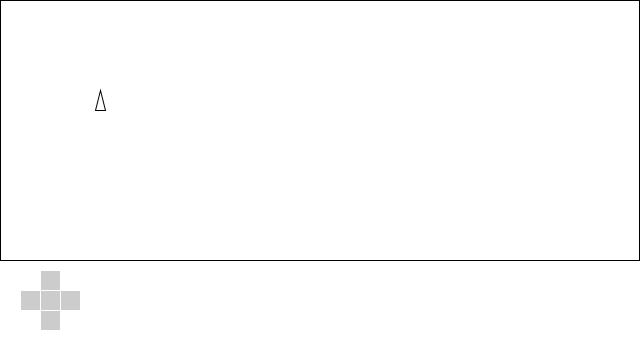
Frame 1 (no input)
Frame 60 (the mouse pressed at the canvas centre just before this capture): identical to frame 1, image omitted
Frame 120 (the mouse held since frame 60 and released just before this capture): identical to frame 1, image omitted

The Processing sketch that drew this single still picture (run headless with seeded random() and noise(); from frame 60 on, the mouse is pressed at the canvas centre):

// Processing sketch: processing_143104
// ── processing_143104.pde

/**

You are looking at a prototype, which might not do much!

This ultimately will be a simulation of a childhood game played. 

It was a two man game with a rotating starship with shields, lazers, asteriods

Can't find anything out there like it, so will make a prototype, and then a Unity3D or PlayN version

plus, every good programmer needs to make at least 1 good game in their lifetime...
*/

/*

For onscreen controls, would like to use ControlP5, but that is implemented in Java...

Need a box background, where the ship re-appears
Rotate, velocity, accelleration (don't use Physics library, as need to control)
Shoot, shields, move forward
Create object with PShape

Steps: 
Create sprite; done
accelatation; done
key movements; done
rotation; done
movement in direction facing; done
actual key buttons; done
onscreen controls; done
actual object
collision detection
shooting
shields
asteriods


*/

Ship shipA; 
int controls = 100; 
int verticalBound; 
color buttoncolor = color(204);
color highlight = color(153);
RectButton btnAShoot; 
RectButton btnAThruster; 
RectButton btnALeft; 
RectButton btnARight; 
RectButton btnAShield; 
boolean mouseDown = false; 
/** to simplify updates and display */
ArrayList<Button> buttons; 


void setup(){
  size(640, 360); 
  verticalBound = height - controls; 
  shipA = new Ship(100, 100); 
  buttons = new ArrayList<Button>(); 
  
  btnAShoot = new RectButton(40, verticalBound +10, 20, buttoncolor, highlight); 
  btnALeft = new RectButton(20, verticalBound +30, 20, buttoncolor, highlight); 
  btnAShield = new RectButton(40, verticalBound +30, 20, buttoncolor, highlight); 
  btnARight = new RectButton(60, verticalBound +30, 20, buttoncolor, highlight); 
  btnAThruster = new RectButton(40, verticalBound +50, 20, buttoncolor, highlight);   
 
  buttons.add(btnAShield); 
  buttons.add(btnAShoot); 
  buttons.add(btnALeft); 
  buttons.add(btnARight); 
  buttons.add(btnAThruster); 
  
}

void draw(){
  background(255); 
  // world boundary
  rect(0, 0, width-1, verticalBound); 
  if (frameCount%8==0) { // need a way to reset the acceleration after a timer, or reduce first
    shipA.halfAccelerate(); 
    
  } 
 shipA.update(); 
 shipA.display(); 
 handleControls(); 

  
 
  
}

void handleControls(){
  for(int x = 0; x < buttons.size(); x++){
    buttons.get(x).update(); 
    buttons.get(x).display();  
  }
 
  // additional trigger for mouse controls
  if (mouseDown ){
    if (frameCount%2==0){
     if(btnAThruster.pressed()){
       shipA.thruster(-0.0125);
     } 
    }
    if (frameCount%2==0){ // slightly faster
     if(btnALeft.pressed()){
     shipA.increaseRotation(-0.07); 
   } 
   if(btnARight.pressed()){
     shipA.increaseRotation(0.07); 
   } 
    }
  }
   
   
  
}

void mouseReleased(){
 mouseDown = false;   
}

void mousePressed(){
 mouseDown = true;   
}

void keyPressed(){
  
  if (key == 'a'){
   shipA.increaseRotation(-0.15);  
  } if (key == 'd'){
   shipA.increaseRotation(0.15);  
  } if (key == 'x') {
    shipA.thruster(-0.05); 
  }
  
    
}

  

/**
From http://processingjs.org/learning/topic/buttons/

Changes: popstyle, over as boolean

TODO: perhaps integrate with GUIDO event management for GUI
*/
class Button

{

  int x, y;
  int size;
  color basecolor, highlightcolor;
  color currentcolor;
  boolean overBoolean = false;
  boolean pressed = false;   
  boolean locked = false; 

  void update() 
  {
     if(over()) {
      currentcolor = highlightcolor;
    } 
    else {
      currentcolor = basecolor;
    }
  }



  boolean pressed() 

  {

    if(overBoolean) {

      locked = true;

      return true;

    } 

    else {

      locked = false;

      return false;

    }    

  }



  boolean over() 

  { 

    return overBoolean; 

  }



  boolean overRect(int x, int y, int width, int height) 

  {

    if (mouseX >= x && mouseX <= x+width && 

      mouseY >= y && mouseY <= y+height) {

      return true;

    } 

    else {

      return false;

    }

  }



  boolean overCircle(int x, int y, int diameter) 

  {

    float disX = x - mouseX;

    float disY = y - mouseY;

    if(sqrt(sq(disX) + sq(disY)) < diameter/2 ) {

      return true;

    } 

    else {

      return false;

    }

  }
  
  void display(){
   // will be overridden 
  }



}



class CircleButton extends Button

{ 

  CircleButton(int ix, int iy, int isize, color icolor, color ihighlight) 

  {

    x = ix;

    y = iy;

    size = isize;

    basecolor = icolor;

    highlightcolor = ihighlight;

    currentcolor = basecolor;

  }



  boolean over() 

  {

    if( overCircle(x, y, size) ) {

      overBoolean = true;

      return true;

    } 

    else {

      overBoolean = false;

      return false;

    }

  }



  void display() 

  {
    pushStyle(); 
    stroke(255);

    fill(currentcolor);

    ellipse(x, y, size, size);
    popStyle(); 
  }

}



class RectButton extends Button

{

  RectButton(int ix, int iy, int isize, color icolor, color ihighlight) 

  {

    x = ix;

    y = iy;

    size = isize;

    basecolor = icolor;

    highlightcolor = ihighlight;

    currentcolor = basecolor;

  }



  boolean over() 

  {

    if( overRect(x, y, size, size) ) {

      overBoolean = true;

      return true;

    } 

    else {

      overBoolean = false;

      return false;

    }

  }



  void display() 

  {
    pushStyle(); 
    stroke(255);

    fill(currentcolor);

    rect(x, y, size, size);
    popStyle(); 
  }

}

class ImageButtons extends Button 

{

  PImage base;

  PImage roll;

  PImage down;

  PImage currentimage;
  
  int x; 
  int y; 
  int w; 
  int h; 



  ImageButtons(int ix, int iy, int iw, int ih, PImage ibase, PImage iroll, PImage idown) 

  {

    x = ix;

    y = iy;

    w = iw;

    h = ih;

    base = ibase;

    roll = iroll;

    down = idown;

    currentimage = base;

  }

  

  void update() 

  {

    over();

    pressed();

    if(pressed) {

      currentimage = down;

    } else if (overBoolean){

      currentimage = roll;

    } else {

      currentimage = base;

    }

  }

  

  boolean over() 

  {

    if( overRect(x, y, w, h) ) {

      return true;

    } else {

      return false;

    }

  }

  

  void display() 

  {

    image(currentimage, x, y);

  }

}
class Ship {
  
  PVector position;
  PVector velocity; 
  PVector acceleration; 
  float rotation; 
  
  public Ship(int x, int y){
   position = new PVector(x, y); 
   velocity = new PVector(); 
   acceleration = new PVector();  
   rotation = 0.0; 
    
  }
  
  public void thruster(float t){
   float f1 = sin(rotation) * t; 
   float f2 = cos(rotation) * t; 
   
   f1 *= -1; // x was always going wrong direction, need to reverse
   acceleration.add(f1, f2, 0); 
  }
  
  public void changeAcceleration(float x, float y){
   
   acceleration.add(x, y, 0);  
   
  }
  
  public void halfAccelerate(){
   if (acceleration.x != 0.0){
      acceleration.x = acceleration.x / 2; 
   } if (acceleration.y != 0.0){
      acceleration.y = acceleration.y / 2; 
   } 
    
  }
  
  public void increaseRotation(float rad){
   rotation += rad;  
   if (rotation > TWO_PI){
      rotation = rotation - TWO_PI; // reset 
   } if (rotation < 0 ){
     rotation = rotation + TWO_PI;  
   }
  }
  
  public void setAcceleration(float x, float y){
   acceleration.set(x,y,0);  
  }
  
  
 void display(){
   //ellipse(position.x, position.y, 5, 5);
  
   pushMatrix();  
   translate(position.x, position.y); // move the origin of the rotation around the point I want
   rotate(rotation);
   //rect(-3, -6, 6, 12); // minus the x and y to rotate around the center
   triangle(-5, 10, 0, -10, 5, 10); // TODO, ultimately need to get the centriod 
   popMatrix(); 
 
 }
 
 void update(){
   // acceleration needs to be applied in the direction of the rotation
   
   velocity.add(acceleration); 
   position.add(velocity);
   
   if (position.x < 0){
      position.x = width;  
   } if (position.x > width){
      position.x = 0;  
   }if (position.y < 0){
      position.y = verticalBound;  
   } if (position.y > verticalBound){
      position.y = 0;  
   }
   
 }
  
}
